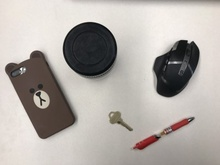
%> input picture testImage/t_1.jpg, 220 x 165 px, shrunk from 400 x 300 before the run
$ octave GHT_r_s.m   (GNU Octave 9; MATLAB toolbox functions it lacks are replaced by stand-ins)
%> lines starting %> are read from the running program, lines starting %| are printed output that depends on the picture
%> further down, I is the input picture: size 165x220x3 uint8; mean R, G, B 176.8, 171.3, 166.3
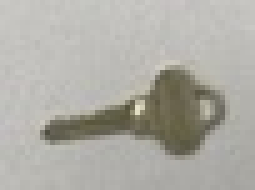
%> input picture testImage/t_3.jpg, 51 x 38 px, shrunk from 92 x 70 before the run (shown 5 times larger)
%> further down, temp is the input picture: size 38x51x3 uint8; mean R, G, B 174.1, 172.5, 165.3
### generalHoughTransform/cannyedge.m
function [thresholded,theta] = cannyedge(I)

I = double(I);
mask =  1/25 * ones(5);
%correlation through the image
[M,N]=size(I);
%> M = 165; N = 220
for i=3:(M-2)
     for j=3:(N-2)
         tem = I(i-2:i+2, j-2:j+2) .* mask;
         I(i,j) = floor(sum(tem(:)));
     end
end
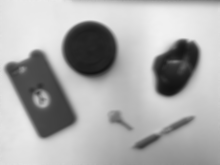
%> I: size 165x220 double; min 18, max 241, mean 171.3
%figure;
%I = uint8(I);
%imshow(I);

%use dx filter to correlate the image
I = double(I);
dx = [ -1 , 0, 1; -2, 0, 2; -1 , 0, 1];
g_x = zeros(M,N);
for i=2:(M-1)
     for j=2:(N-1)
         tem = I(i-1:i+1, j-1:j+1) .* dx;
         g_x(i,j) = floor(sum(tem(:)));
     end
end
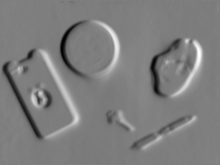
%> g_x: size 165x220 double; min -287, max 291, mean -0.8; drawn with min black and max white
%map to [0,255]
range_x = max(g_x(:)) - min(g_x(:));
%> range_x = 578
g_x_min = min(g_x(:));
%> g_x_min = -287
g_x_show = g_x;
for i=1:M
     for j=1:N
         g_x_show(i,j) = floor((g_x(i,j) - g_x_min)/range_x *255);
     end
end

%use dy filter to correlate the image
dy = [ 1 , 2, 1; 0, 0, 0; -1 , -2, -1];
g_y = zeros(M,N);
for i=2:(M-1)
     for j=2:(N-1)
         tem = I(i-1:i+1, j-1:j+1) .* dy;
         g_y(i,j) = floor(sum(tem(:)));
     end
end
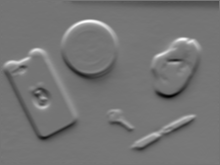
%> g_y: size 165x220 double; min -354, max 419, mean 0.5; drawn with min black and max white
%map to [0,255]
range_y = max(g_y(:)) - min(g_y(:));
%> range_y = 773
g_y_min = min(g_y(:));
%> g_y_min = -354
g_y_show = g_y;
for i=1:M
     for j=1:N
         g_y_show(i,j) = floor((g_y(i,j) - g_y_min)/range_y *255);
     end
end

%use the function of canny algorithm learned in class to detect the edges magnitude.
g = sqrt(g_x.^2 + g_y.^2);


%use the function of canny algorithm learned in class to detect the edges Orientation.
theta = atand(g_y./g_x);
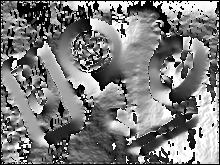
%> theta: size 165x220 double; 7.69% of the values are NaN or infinite; the others: min -90, max 90, mean 4.96; drawn with min black, max white, NaN and infinite black

direc = arrayfun(@(x)normalize_directions(x), theta);
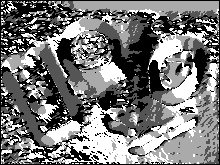
%> direc: size 165x220 double; min 0, max 3, mean 1.42; drawn with min black and max white
g = non_max_supression(g, direc);

%map to [0,255]
range_g = max(g(:)) - min(g(:));
g_min = min(g(:));
g_show = g;
for i=1:M
     for j=1:N
         g_show(i,j) = floor((g(i,j) - g_min)/range_g *255);
     end
end

low = 30;
high = 80;
thresholded = arrayfun(@(x)double_threshold(x,low,high), g_show);


%show edges image
figure;
g_show = uint8(g_show);
imshow(g_show);


end

### generalHoughTransform/non_max_supression.m
function [ oImg ] = non_max_supression( aMagnitude, aTheta )
%nonMaxSupression Perform non-maximum suppression
%   Detailed explanation goes here

outOfMatrix = Inf;

oImg = aMagnitude;
[r,c] = size(aMagnitude);
%> r = 165; c = 220
for i=1:r %vertical
    for j=1:c %horizontal
        switch aTheta(i,j)
            case 0
                %   0 - east
                east = outOfMatrix;
                west = outOfMatrix;
                if (j+1) <= c
                    east = aMagnitude(i,j+1);
                end
                if (j-1) > 0
                    west = aMagnitude(i,j-1);
                end
                if aMagnitude(i,j) < east || aMagnitude(i,j) < west
                    oImg(i,j) = 0;
                end

            case 1
                %   1 - north-east
                north_east = outOfMatrix;
                south_west = outOfMatrix;
                if (j+1) <= c && (i-1) > 0
                    north_east = aMagnitude(i-1,j+1);
                end
                if (j-1) > 0 && (i+1) <= r
                    south_west = aMagnitude(i+1,j-1);
                end
                if aMagnitude(i,j) < north_east || aMagnitude(i,j) < south_west
                    oImg(i,j) = 0;
                end

            case 2
                %   2 - north
                north = outOfMatrix;
                south = outOfMatrix;
                if (i-1) > 0
                    north = aMagnitude(i-1,j);
                end
                if (i+1) <= r
                    south = aMagnitude(i+1,j);
                end
                if aMagnitude(i,j) < north || aMagnitude(i,j) < south
                    oImg(i,j) = 0;
                end

            otherwise
                %   3 - north-west
                north_west = outOfMatrix;
                south_east = outOfMatrix;
                if (j-1) > 0 && (i-1) > 0
                    north_west = aMagnitude(i-1,j-1);
                end
                if (j+1) <= c && (i+1) <= r
                    south_east = aMagnitude(i+1,j+1);
                end
                if aMagnitude(i,j) < north_west || aMagnitude(i,j) < south_east
                    oImg(i,j) = 0;
                end
        end
    end
end
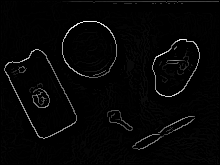
%> oImg: size 165x220 double; min 0, max 424.6, mean 9.6; drawn with min black and max white
%> after the loop, east = Inf; north = 9.9; north_east = 0; north_west = 5.83; south = 0; south_east = 0; south_west = 0; west = 0

oImg = oImg./max(max(oImg));

end

### generalHoughTransform/normalize_directions.m
function direction = normalize_directions( angle )
%normalize_directions Transform angle into direction index
%   0 - east
%   1 - north-east
%   2 - north
%   3 - north-west

if angle>=-180 && angle<(-180+22.5)
    direction = 0;
elseif angle>=(-180+22.5) && angle<(-90-22.5)
    direction = 1;
elseif angle>=(-90-22.5) && angle<(-90+22.5)
    direction = 2;
elseif angle>=(-90+22.5) && angle<(-22.5)
    direction = 3;
elseif angle>=(-22.5) && angle<(22.5)
    direction = 0;
elseif angle>=(22.5) && angle<(90-22.5)
    direction = 1;
elseif angle>=(90-22.5) && angle<(90+22.5)
    direction = 2;
elseif angle>=(90+22.5) && angle<(180-22.5)
    direction = 3;
else
    direction = 0;
end

end

### generalHoughTransform/GHT_r_s.m
clear;
close all;
I = imread('t_1.jpg');
I = rgb2gray(I);
temp = imread('t_3.jpg');
temp = rgb2gray(temp);

temp = double(temp);

I = double(I);

%canny detection
[canny_I,theta_I] =  cannyedge(I);
%> in cannyedge, `range_g = max(g(:)) - min(g(:));`: range_g = 1
%> in cannyedge, `g_min = min(g(:));`: g_min = 0
%> (the run ends here)
